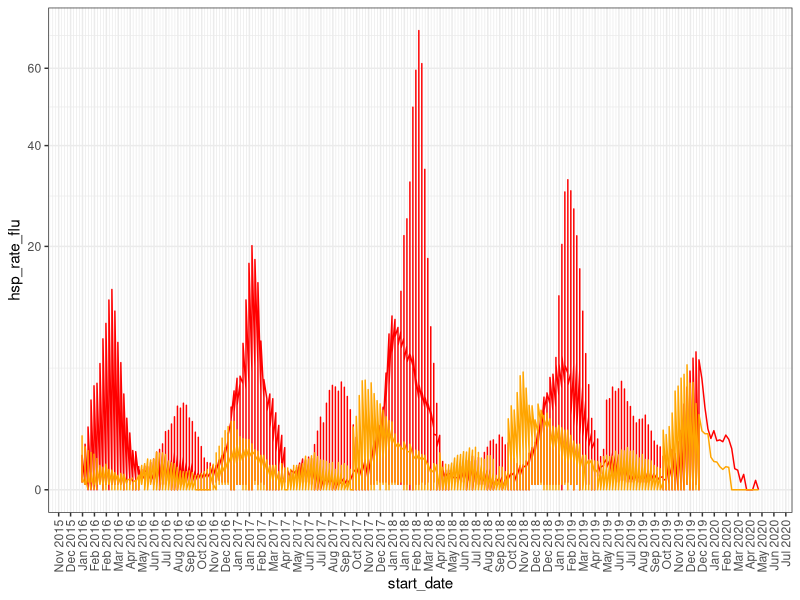
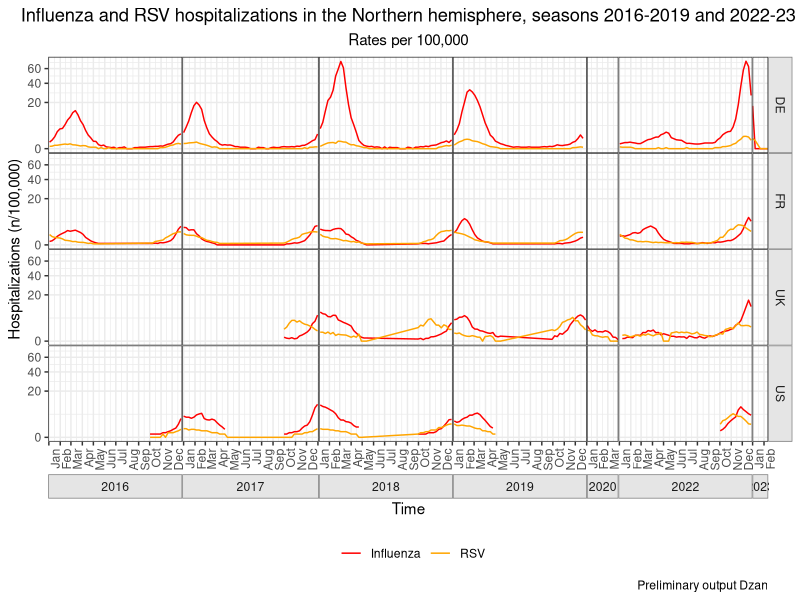
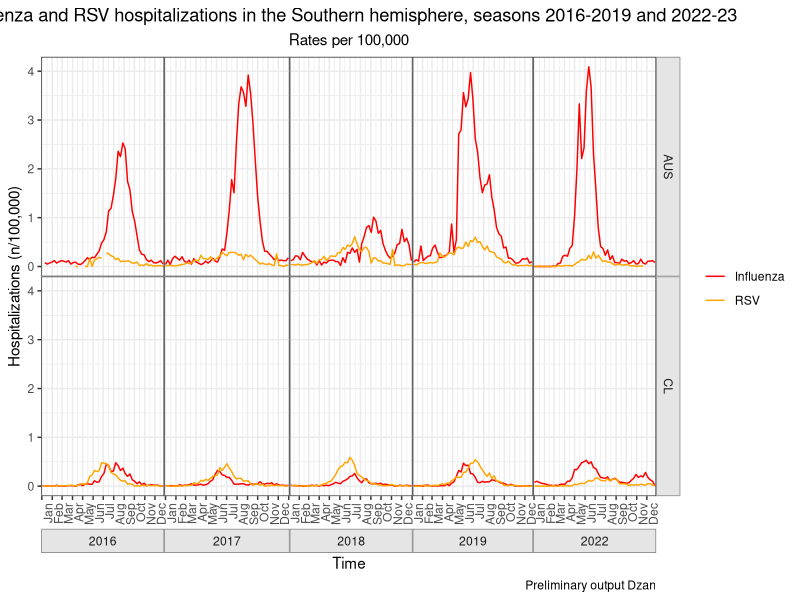
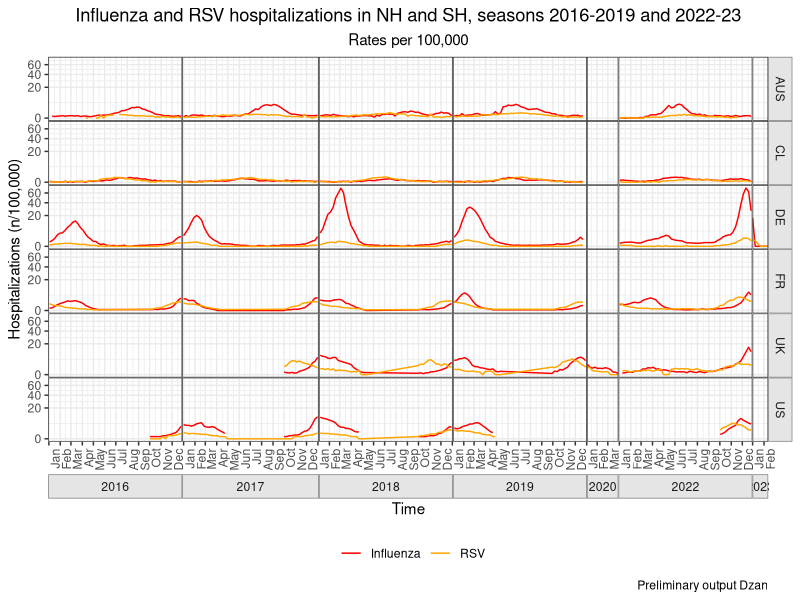
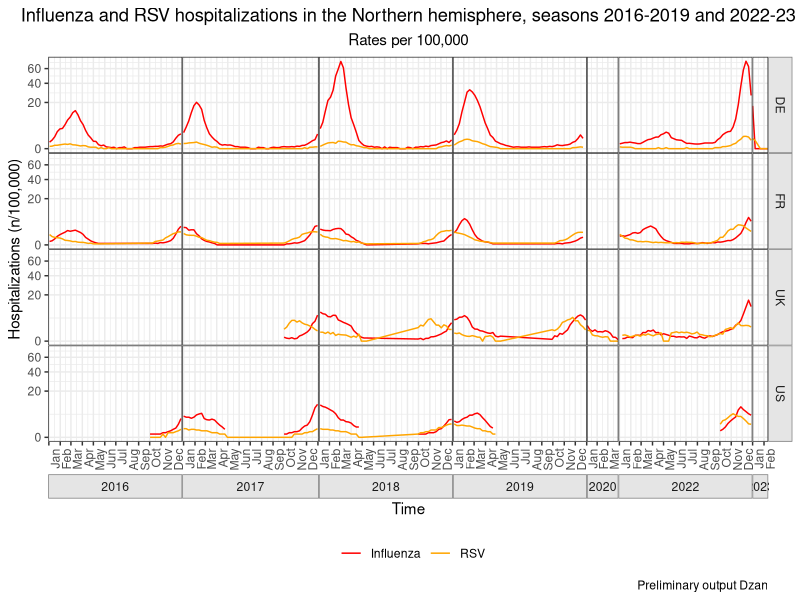
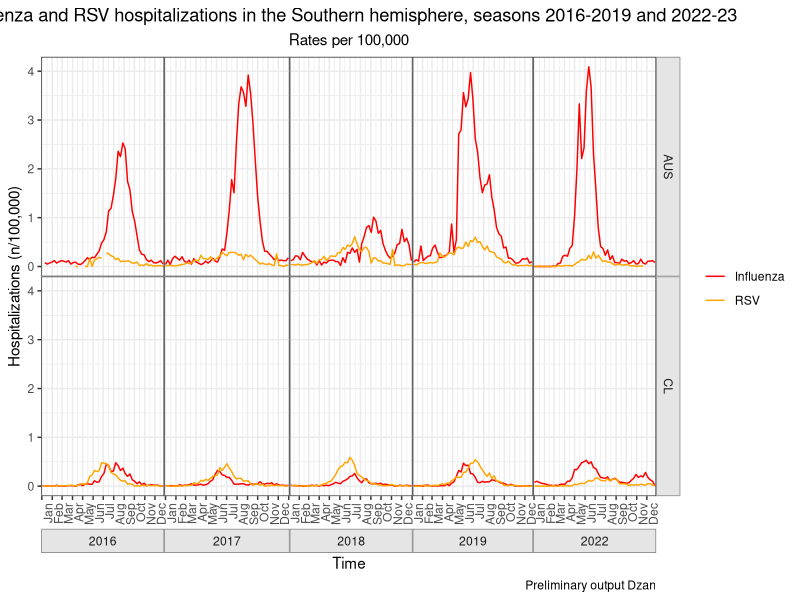
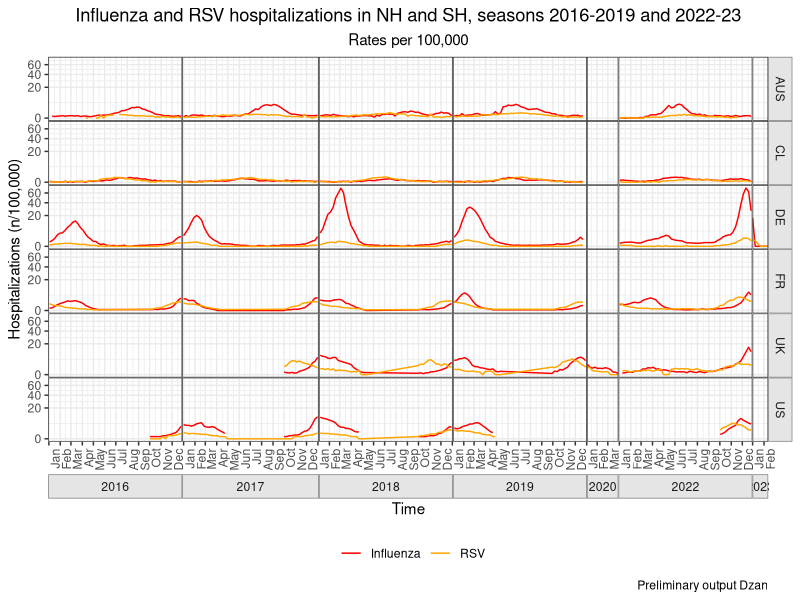

Generate these figures, in order, with R:
library(tidyverse)
library(lubridate)

data <- read.csv(file='data/merged_data/merged_data.csv')

# Overall hospitalization by virus (Influenza, RSV, COVID-19) for the NH and SH 
# (complete time series for full time period: 2016 - 2023)
# Design: line graph
# X-axis: 2016 - 2023 with a second x-axis label that identifies the seasons

data$start_date <- as.Date(data$start_date)

date_breaks <- data$start_date
epi <- data$week

breaks_mo <- seq(min(data$start_date), max(data$start_date), by="4 months")


# this is messy 

data |> filter(year < 2021, age_group=="ALL") |> ggplot()+
     geom_line(mapping = aes(start_date, hsp_rate_flu, color='Influenza')) +
     geom_line(mapping = aes(start_date, hsp_rate_rsv, color='RSV')) +
     scale_color_manual("", 
                        breaks = c('Influenza','RSV'),
                        values = c("Influenza"="red", "RSV"="orange"))+
     scale_x_date(
          date_breaks = "4 weeks",
          date_minor_breaks = "1 week",
          date_labels = "%b %Y"
     ) +
     scale_y_sqrt() +
     theme_bw() +
     theme(axis.text.x = element_text(
          angle = 90,
          vjust = 0.5,
          hjust = 1
     ))+
     theme(legend.position = 'none')

###

Figure_1_NH <- data |> filter(hemisphere=='NH', age_group=="ALL", data_source!="FluNet - Sentinel") |> 
     filter(country!="UK" | year!=2020 | week<15) |> 
     ggplot()+
     geom_line(mapping = aes(start_date, hsp_rate_flu, color="Influenza")) +
     geom_line(mapping = aes(start_date, hsp_rate_rsv, color="RSV")) +
     scale_color_manual("",
                        breaks = c('Influenza','RSV'),
                        values = c("Influenza"="red", "RSV"="orange"))+
     scale_x_date(date_labels="%b", date_breaks="month", expand=c(0.01,0)) +
     facet_grid(country ~ year(start_date), space="free_x", scales="free_x", switch="x") +
     theme_bw() +
     theme(strip.placement = "outside",
           strip.background = element_rect(fill="grey90", color="grey50"),
           panel.spacing=unit(0,"cm"))+
     theme(axis.text.x = element_text(
          angle = 90,
          vjust = 1.2,
          hjust = 1
     ), 
     plot.title=element_text(hjust=0.5),
     plot.subtitle = element_text(hjust=0.5))+
     theme(legend.position = 'bottom')+
     scale_y_sqrt()+
     labs(title="Influenza and RSV hospitalizations in the Northern hemisphere, seasons 2016-2019 and 2022-23",
          subtitle="Rates per 100,000", x="Time", y="Hospitalizations (n/100,000)", caption="Preliminary output Dzan")

Figure_1_NH

Figure_1_SH <- data |> filter(hemisphere=='SH', age_group=="ALL") |> 
     filter(data_source!="AUS DOH") |> 
     ggplot()+
        geom_line(mapping = aes(start_date, hsp_rate_flu, color="Influenza")) +
        geom_line(mapping = aes(start_date, hsp_rate_rsv, color="RSV")) +
        scale_color_manual("",
                           breaks = c('Influenza','RSV'),
                           values = c("Influenza"="red", "RSV"="orange"))+
     scale_x_date(date_labels="%b", date_breaks="month", expand=c(0.01,0)) +
     facet_grid(country ~ year(start_date), space="free_x", scales="free_x", switch="x") +
     theme_bw() +
     theme(strip.placement = "outside",
           strip.background = element_rect(fill="grey90", color="grey50"),
           panel.spacing=unit(0,"cm"))+
     theme(axis.text.x = element_text(
          angle = 90,
          vjust = 1.2,
          hjust = 1
     ), 
     plot.title=element_text(hjust=0.5),
     plot.subtitle = element_text(hjust=0.5))+
     #theme(legend.position = 'none')+
     labs(title="Influenza and RSV hospitalizations in the Southern hemisphere, seasons 2016-2019 and 2022-23",
          subtitle="Rates per 100,000", x="Time", y="Hospitalizations (n/100,000)", caption="Preliminary output Dzan")

Figure_1_SH

Figure_1_Both <- data |> filter(age_group=="ALL") |> 
     filter(data_source!="AUS DOH", data_source!="FluNet - Sentinel") |> 
     filter(country!="UK" | year!=2020 | week<15) |> 
     ggplot()+
        geom_line(mapping = aes(start_date, hsp_rate_flu, color="Influenza")) +
        geom_line(mapping = aes(start_date, hsp_rate_rsv, color="RSV")) +
        scale_color_manual("",
                           breaks = c('Influenza','RSV'),
                           values = c("Influenza"="red", "RSV"="orange"))+
     scale_x_date(date_labels="%b", date_breaks="month", expand=c(0.01,0)) +
     facet_grid(country ~ year(start_date), space="free_x", scales="free_x", switch="x") +
     theme_bw() +
     theme(strip.placement = "outside",
           strip.background = element_rect(fill="grey90", color="grey50"),
           panel.spacing=unit(0,"cm"))+
     theme(axis.text.x = element_text(
          angle = 90,
          vjust = 1.2,
          hjust = 1
     ), 
     plot.title=element_text(hjust=0.5),
     plot.subtitle = element_text(hjust=0.5))+
     scale_y_sqrt()+
     theme(legend.position = 'bottom')+
     labs(title="Influenza and RSV hospitalizations in NH and SH, seasons 2016-2019 and 2022-23",
          subtitle="Rates per 100,000", x="Time", y="Hospitalizations (n/100,000)", caption="Preliminary output Dzan")

Figure_1_Both


ggsave(
        'output/Hospitalization rates per 100k/Figure_1_NH.png',
        Figure_1_NH,
        width=16,
        height=9
)


ggsave(
        'output/Hospitalization rates per 100k/Figure_1_SH.png',
        Figure_1_SH,
        width=16,
        height=9
)

ggsave(
        'output/Hospitalization rates per 100k/Figure_1_Both.png',
        Figure_1_Both,
        width=16,
        height=9
)

